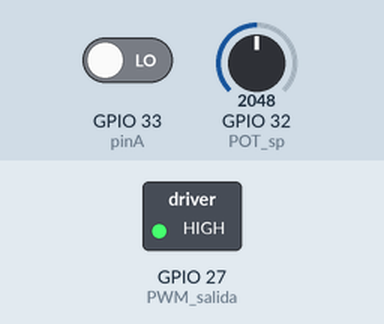
Simulated run of this sketch. Board: ESP32. Parts: switched loads named in the sketch (green lamp = pin HIGH). The test bench sets the inputs (shaded band); at power-on: GPIO 32 (POT_sp) = 2048, GPIO 33 (pinA) LOW. What the sketch prints to the serial monitor is not drawn.

Above: at 0.1 s.
Timing chart, 0 to 1.6 s (numbered marks = the images above):
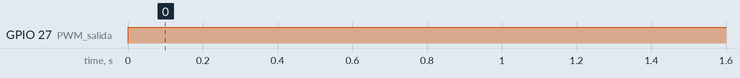

Measured:
- by itself, GPIO 27 (PWM_salida): LOW → HIGH at 0.00 s

The sketch:

CPID.ino
```cpp
int POT_sp = 32; //Potenciometro
int PWM_salida = 27; //Motor puente h
int pinA = 33; //Encoder
float sp;
float pv;

volatile int contador = 0;
unsigned long pMillis = 0;
long interval = 100;

float cv;
float cv1;
float error;
float error1;
float error2;

float Kp = 1;
float Ki = 1;
float Kd = 0.01;
float Tm = 0.1;

void setup() {
  pinMode(pinA,INPUT);
  pinMode(PWM_salida,OUTPUT);
  Serial.begin(115200);
  attachInterrupt(digitalPinToInterrupt(pinA),interrupcion,RISING);
}

void loop() {
  unsigned long cMillis = millis();
  if ((cMillis - pMillis) >= interval){
    pMillis = cMillis;
    pv = 10*contador*(60.0/144.0);
    contador = 0;
  }
  //------SET POINT----
  sp = analogRead(POT_sp)*(380.0/4095.0);

  error = sp - pv;

  //-----ECUACION DE DIFERENCIAS-----
  cv = cv1 + (Kp + Kd/Tm)*error + (-Kp + Ki*Tm - 2*Kd/Tm)*error1 + (Kd/Tm)*error2;
  cv1 = cv;
  error2 = error1;
  error1 = error;

  //-----SATURAMOS LA SALIDA DEL PID-----
  if (cv > 500.0){
    cv = 500.0;
  }
  if (cv > 30.0){
    cv = 500.0;
  }

  analogWrite(PWM_salida,cv*(255.0/500.0));

  Serial.print("SP: ");
  Serial.print(sp);
  Serial.print("PV: ");
  Serial.println(pv);

  delay(100);
}

void interrupcion(){
  contador++;
}
```
